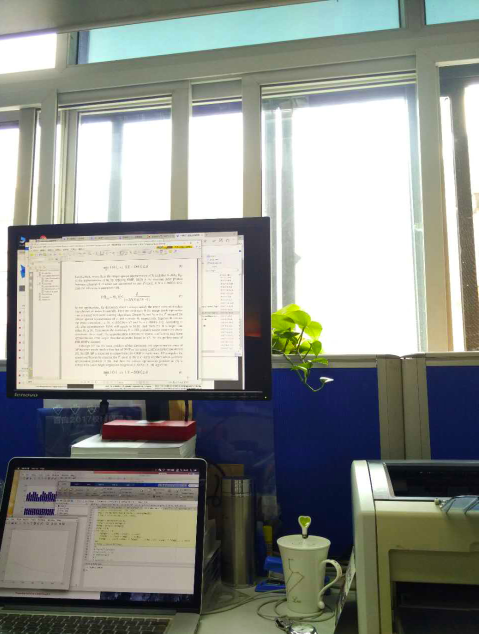
%> input picture alphaimg/light11.jpeg, 957 x 1267 px (shown at 1/2 size)
$ octave test_ImgFusionTpl.m   (GNU Octave 9; MATLAB toolbox functions it lacks are replaced by stand-ins)
%> lines starting %> are read from the running program, lines starting %| are printed output that depends on the picture; in (x1, y1, x2, y2) boxes, pixels count from 0 and x2, y2 are one past the last pixel; in counts of white or black regions, pixels touching at a corner belong together; the program's own positions count from 1
### laptpl.m
function [ imtpl, imbtpl ] = laptpl( imgA, imgB, theta )
%LAPTPL Summary of this function goes here
%   Detailed explanation goes here
imtmpA = zeros(size(imgA));
imtmpB = zeros(size(imgB));
imtmpA = imgA;
imtmpB = imgB;
imtpl = uint8(abs(imtmpA - imtmpB));
imbtpl = uint8(abs(imtmpA - imtmpB));
for c = 1 : 3
    tmptpl = imtpl(:, :, c);
    tmpbtpl = imbtpl(:, :, c);
    [bm, bn] = find(tmptpl >= theta);
    [sm, sn] = find(tmptpl < theta);
    %
    num = length(bm);
    for i = 1 : num
        tmptpl(bm(i), bn(i)) = 255;
        tmpbtpl(bm(i), bn(i)) = 1;
    end
    %
    num = length(sm);
    for i = 1 : num
        tmptpl(sm(i), sn(i)) = 0;
        tmpbtpl(sm(i), sn(i)) = 0;
    end
    imtpl(:, :, c) = tmptpl;
    imbtpl(:, :, c) = tmpbtpl;
end

end

### test_ImgFusionTpl.m
%% Record
%
% Create 2017-10-17
%%
clc;
clear;
FigureIdx = 2017101701;
%%
currentPath = pwd;
testImgName1 = 'alphaimg/light11.jpeg';
testImgName2 = 'alphaimg/dark11.jpeg';
% testImgName1 = 'lapimg/apple.jpg';
% testImgName2 = 'lapimg/orange.jpg';
img1 = imread(fullfile(currentPath, testImgName1));
%> img1 is the input picture: size 1267x957x3 uint8; mean R, G, B 142.5, 145.8, 139.4
img1 = imresize(img1, [320, 240]);
%> img1: size 320x240x3 uint8
img2 = imread(fullfile(currentPath, testImgName2));
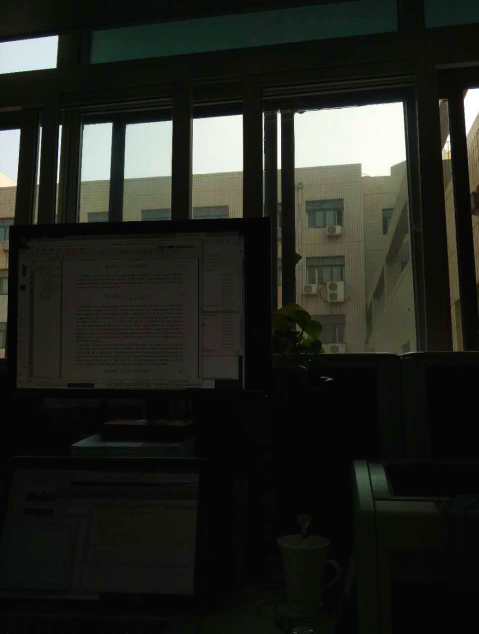
%> input picture alphaimg/dark11.jpeg, 957 x 1267 px (shown at 1/2 size)
%> img2 is the input picture: size 1267x957x3 uint8; mean R, G, B 35.1, 37.1, 31.7
img2 = imresize(img2, [320, 240]);
%> img2: size 320x240x3 uint8
theta = 64;
[imtpl, imbtpl] = laptpl(img1, img2, theta);
%> in laptpl, `imtpl = uint8(abs(imtmpA - imtmpB));`:
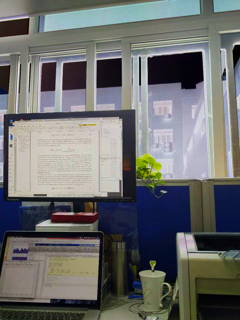
%> imtpl: size 320x240x3 uint8; mean R, G, B 107.4, 108.7, 107.6
%> the loop in laptpl, `for c = 1 : 3` made 3 passes
%> pass 1, in laptpl, `tmptpl = imtpl(:, :, c);`:
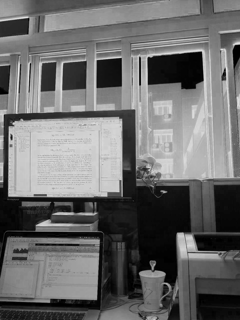
%> tmptpl: size 320x240 uint8; min 0, max 235, mean 107.4
%> after the loop in laptpl, `for c = 1 : 3`:
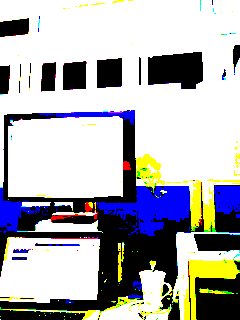
%> imbtpl: size 320x240x3 uint8; mean R, G, B 0.687, 0.688, 0.697; drawn with 1 as white
%> after the loop in laptpl, `for c = 1 : 3`:
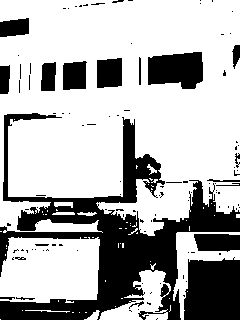
%> tmpbtpl: size 320x240 uint8; values 0 (black) and 1 (white), 69.7% white; 110 black regions (90 under 20 px), largest, box (x1, y1, x2, y2) and area: (0, 113, 240, 320) 14421, (184, 257, 240, 320) 3209, (148, 52, 203, 89) 1670
%
fuImg1 = zeros(size(img1));
fuImg2 = zeros(size(img2));
fuImg = zeros(size(img2));
alpha = 0.4;
ChlNum = size(img1, 3);
%> ChlNum = 3
for cidx = 1 : ChlNum
    fuImg1(:, :, cidx) = img1(:, :, cidx);
    fuImg2(:, :, cidx) = img2(:, :, cidx);
    fuImg(:, :, cidx) = alpha .* fuImg1(:, :, cidx) + (1 - alpha) .* fuImg2(:, :, cidx);
end
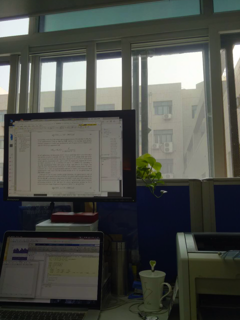
%> fuImg: size 320x240x3 double; mean R, G, B 78.1, 80.6, 74.8
fuImg = uint8(fuImg);
%> fuImg: size 320x240x3 uint8
%
fuImgT = zeros(size(img2));
imbtpl = double(imbtpl);
%> imbtpl: size 320x240x3 double
for cidx = 1 : ChlNum
    fuImgT(:, :, cidx) = (fuImg1(:, :, cidx) - (1 - alpha) * (fuImg1(:, :, cidx) .* imbtpl(:, :, cidx))) + ((1 - alpha) * (fuImg2(:, :, cidx) .* imbtpl(:, :, cidx)));
end
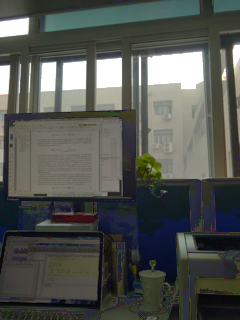
%> fuImgT: size 320x240x3 double; mean R, G, B 82.5, 85.2, 80.7
fuImgT = uint8(fuImgT);
%> fuImgT: size 320x240x3 uint8
%%
figure(FigureIdx);
% [14 lines of commented-out code are left out]
%%
figure(FigureIdx);
subplott(1, 4, 1, 0.01);
%> (this line was passed over: subplott is not available in this run)
imshow(img1);
%
subplott(1, 4, 2, 0.01);
%> (this line was passed over: subplott is not available in this run)
imshow(img2);
%
subplott(1, 4, 3, 0.01);
%> (this line was passed over: subplott is not available in this run)
imshow(imtpl);
%
subplott(1, 4, 4, 0.01);
%> (this line was passed over: subplott is not available in this run)
imshow(fuImgT);
